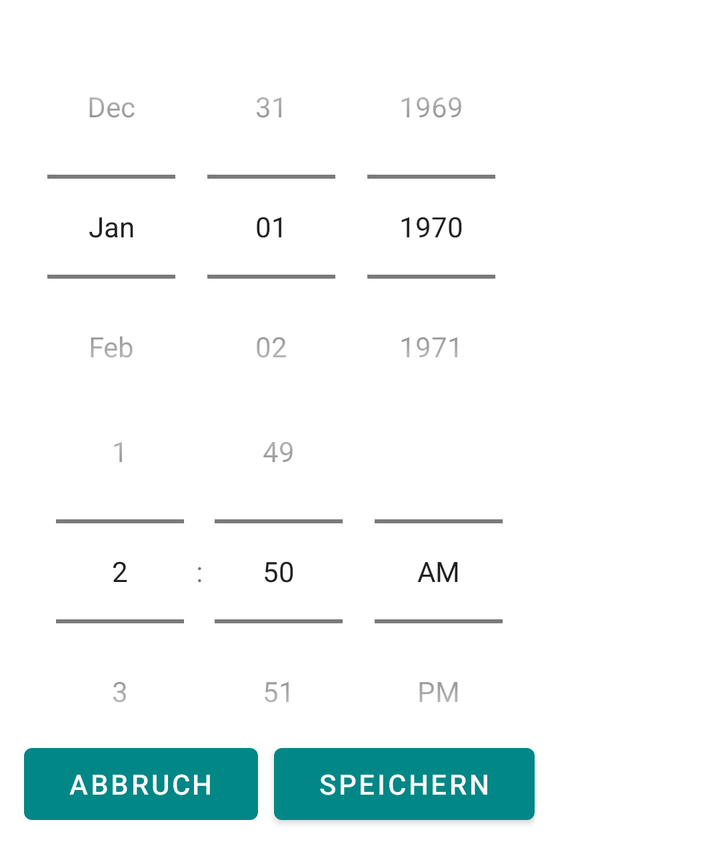
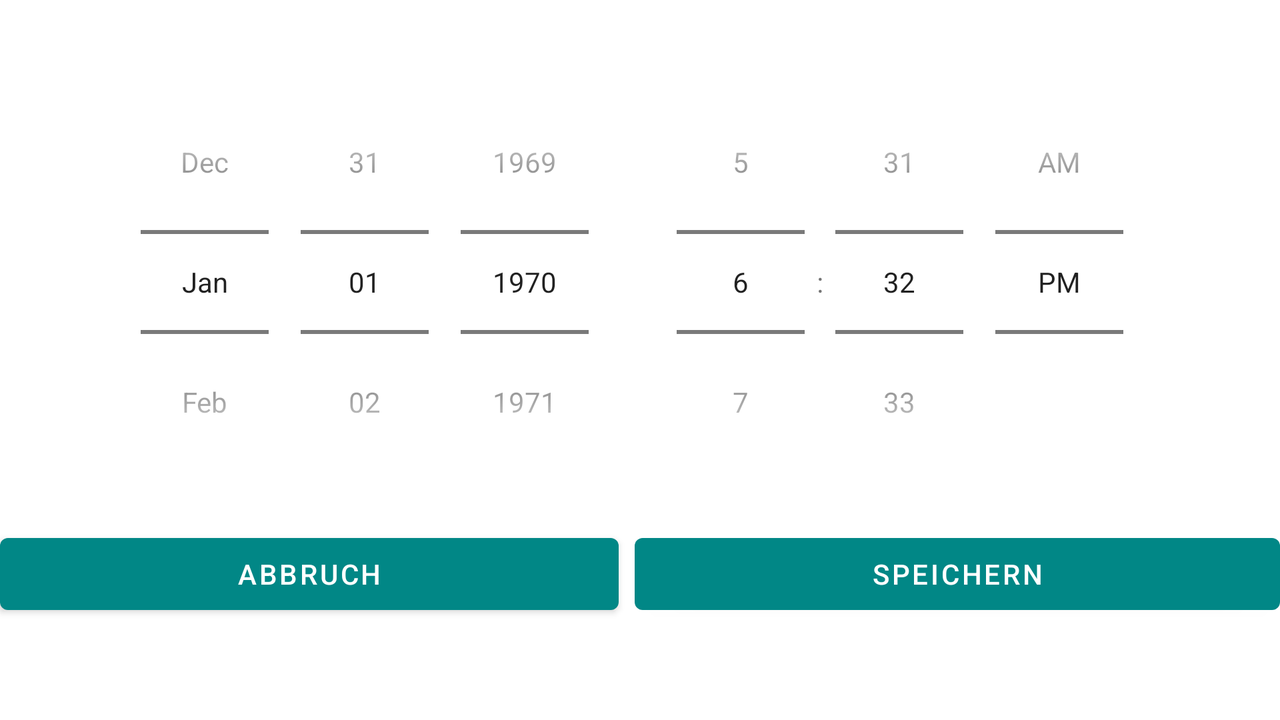

An Android layout and its configuration variant, each rendered on a device that would load it. The default file and the variant file are quoted in full after the pictures.
<!-- AndroidManifest.xml: application theme Theme.FahrtenbuchApp -->
<!-- res/layout/dialog_datetime.xml -->
<?xml version="1.0" encoding="utf-8"?>
<LinearLayout xmlns:android="http://schemas.android.com/apk/res/android"
    android:layout_width="wrap_content"
    android:layout_height="wrap_content"
    android:padding="12dp"
    android:orientation="vertical">

    <TextView
        android:id="@+id/dialog_datetime_tvTitel"
        android:textSize="20dp"
        android:textStyle="bold"
        android:layout_width="wrap_content"
        android:layout_height="wrap_content"/>


    <DatePicker
        android:id="@+id/dialog_datetime_datePicker"
        android:layout_width="wrap_content"
        android:layout_height="wrap_content"
        android:layout_gravity="center_horizontal"
        android:layout_marginTop="-32dp"
        android:calendarViewShown="false"
        android:datePickerMode="spinner"/>

    <TimePicker
        android:id="@+id/dialog_datetime_timePicker"
        android:layout_width="wrap_content"
        android:layout_height="wrap_content"
        android:layout_marginTop="-40dp"
        android:layout_gravity="center_horizontal"
        android:timePickerMode="spinner"/>

    <LinearLayout
        android:id="@+id/dialog_datetime_layButtons"
        android:layout_width="fill_parent"
        android:layout_height="wrap_content"
        android:layout_marginTop="-24dp"
        android:orientation="horizontal">

        <Button
            android:id="@+id/dialog_datetime_btnAbbrechen"
            android:layout_width="wrap_content"
            android:layout_height="wrap_content"
            android:layout_weight="1"
            android:text="Abbruch"/>

        <Button
            android:id="@+id/dialog_datetime_btnUebernehmen"
            android:layout_width="wrap_content"
            android:layout_height="wrap_content"
            android:layout_marginLeft="8dp"
            android:layout_weight="1"
            android:text="Speichern"/>

    </LinearLayout>
</LinearLayout>
<!-- resources referenced by this layout -->
<resources>
  <style name="Theme.FahrtenbuchApp" parent="Theme.MaterialComponents.DayNight.DarkActionBar">
          
          <item name="colorPrimary">@color/teal_700</item>
          <item name="colorPrimaryVariant">@color/teal_700 </item>
          <item name="colorOnPrimary">@color/white</item>
          
          <item name="colorSecondary">@color/teal_200</item>
          <item name="colorSecondaryVariant">@color/teal_700</item>
          <item name="colorOnSecondary">@color/black</item>
          
          <item name="android:statusBarColor" tools:targetApi="l">?attr/colorPrimaryVariant</item>
          
      </style>
  <color name="teal_700">#FF018786</color>
  <color name="white">#FFFFFFFF</color>
  <color name="teal_200">#FF03DAC5</color>
  <color name="black">#FF000000</color>
</resources>
<!-- res/layout-land/dialog_datetime.xml (the repository's variant of the layout above) -->
<!-- drawn on the phone turned sideways -->
<?xml version="1.0" encoding="utf-8"?>
<LinearLayout xmlns:android="http://schemas.android.com/apk/res/android"
    android:layout_width="fill_parent"
    android:layout_height="fill_parent"
    android:orientation="vertical">

    <TextView
        android:id="@+id/dialog_datetime_tvTitel"
        android:textSize="20dp"
        android:textStyle="bold"
        android:layout_width="wrap_content"
        android:layout_height="wrap_content"
        android:layout_marginLeft="8dp"
        android:layout_marginTop="8dp"/>

    <LinearLayout
        android:layout_width="wrap_content"
        android:layout_height="wrap_content"
        android:layout_gravity="center_horizontal"
        android:orientation="horizontal">

        <DatePicker
            android:id="@+id/dialog_datetime_datePicker"
            android:layout_width="wrap_content"
            android:layout_height="wrap_content"
            android:layout_gravity="center_horizontal"
            android:calendarViewShown="false"
            android:datePickerMode="spinner"/>

        <TimePicker
            android:id="@+id/dialog_datetime_timePicker"
            android:layout_width="wrap_content"
            android:layout_height="wrap_content"
            android:layout_gravity="center_horizontal"
            android:layout_marginLeft="12dp"
            android:layout_marginTop="8dp"
            android:timePickerMode="spinner"/>

    </LinearLayout>

    <LinearLayout android:id="@+id/dialog_datetime_layButtons"
        android:layout_width="fill_parent"
        android:layout_height="fill_parent"
        android:layout_marginTop="8dp"
        android:orientation="horizontal">

        <Button
            android:id="@+id/dialog_datetime_btnAbbrechen"
            android:layout_width="wrap_content"
            android:layout_height="wrap_content"
            android:layout_weight="1"
            android:text="Abbruch"/>

        <Button
            android:id="@+id/dialog_datetime_btnUebernehmen"
            android:layout_width="wrap_content"
            android:layout_height="wrap_content"
            android:layout_marginLeft="8dp"
            android:layout_weight="1"
            android:text="Speichern"/>

    </LinearLayout>
</LinearLayout>
